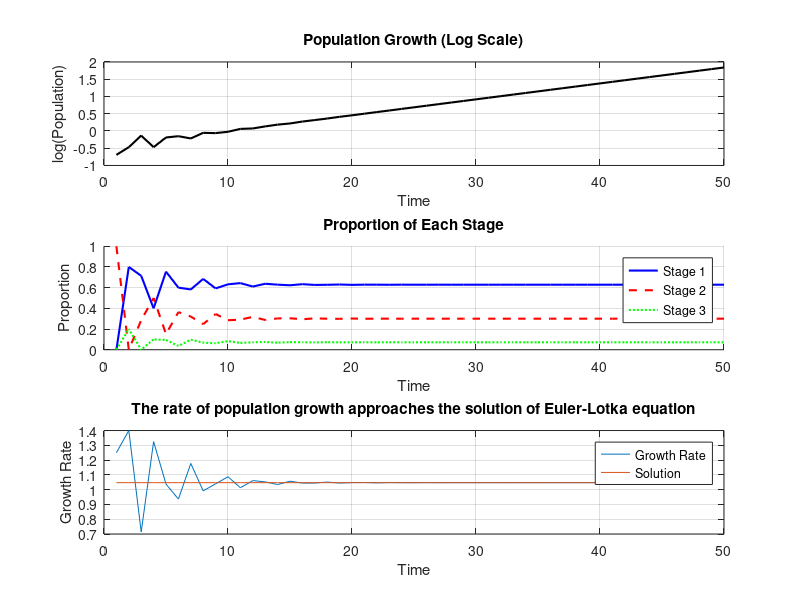

MATLAB code for this plot:
% Ex 2.6
L=[0 1 5; .5 0 0; 0 .25 0];
n0=[1;0;0];
t=1:50;
N=zeros(1, 50);
w=zeros(3, 50);

ni=n0;
for i=t
    ni=L*ni;
    N(i)=sum(ni);
    w(:, i)=ni/N(i);
end

subplot(3,1,1)
plot(t, log(N), 'k-', 'LineWidth', 1.5)
xlabel('Time');
ylabel('log(Population)');
title('Population Growth (Log Scale)');
grid on;

subplot(3,1,2)
hold on;
plot(t, w(1,:), 'b-', 'LineWidth', 1.5);
plot(t, w(2,:), 'r--', 'LineWidth', 1.5);
plot(t, w(3,:), 'g:', 'LineWidth', 1.5);
grid on;
hold off;
xlabel('Time');
ylabel('Proportion');
title('Proportion of Each Stage');
legend('Stage 1', 'Stage 2', 'Stage 3', 'Location', 'best');

% Ex 2.7
fun=@(x) 0.5*x^(-2)+0.625*x^(-3)-1;
x0=1;
sol=fzero(fun, x0);
lam=zeros(1, 49);
for i=1:49
    lam(i)=N(i+1)/N(i);
end

subplot(3,1,3)
plot(1:49, lam, 1:49, sol*ones(1,49))
grid on;
xlabel('Time')
ylabel('Growth Rate')
title('The rate of population growth approaches the solution of Euler-Lotka equation')
legend('Growth Rate', 'Solution', 'Location', 'best')